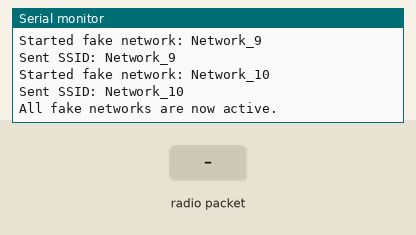
This sketch was run on a simulated ESP8266 (NodeMCU). On the bench: the last lines printed to the serial monitor. The test bench sets the inputs (shaded band). No radio packets arrive unless stated.

Above: at 2.2 s.
2.3 s: radio packet "1" arrives
At 4.2 s:
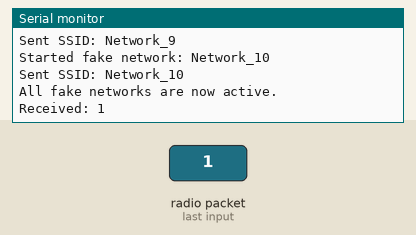
4.5 s: radio packet "0" arrives
At 5.8 s:
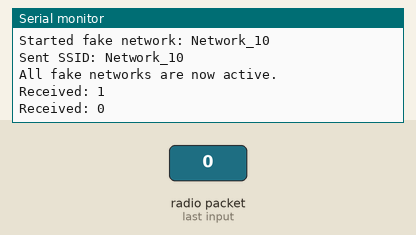
6.0 s: radio packet "2" arrives
At 6.7 s:
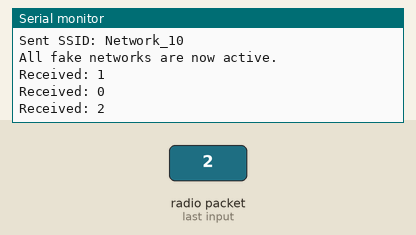

Measured:
- after the input at 2.3 s, the serial monitor: prints a new line after 0.72 s (image 1)
- after the input at 4.5 s, the serial monitor: prints a new line after 0.53 s (image 2)
- after the input at 6.0 s, the serial monitor: prints a new line at once (image 3)

The sketch:

fake_wifis_nrf24.ino
```cpp
#include <ESP8266WiFi.h>
#include <SPI.h>
#include <RF24.h>

// Define the pins based on your wiring
#define CE_PIN    D2  // GPIO 4
#define CSN_PIN   D1  // GPIO 5

RF24 radio(CE_PIN, CSN_PIN); // Create an RF24 object

void setup() {
  // Start Serial for debugging
  Serial.begin(115200);
  // Initialize Wi-Fi AP mode
  WiFi.mode(WIFI_AP);

  // Array of fake SSIDs
  const char* fakeSSIDs[10] = {
    "Network_1", "Network_2", "Network_3", "Network_4", "Network_5",
    "Network_6", "Network_7", "Network_8", "Network_9", "Network_10"
  };

  // Initialize the nRF24L01+ radio module
  radio.begin();
  radio.setPALevel(RF24_PA_HIGH); // Set power amplifier level for better range
  radio.setChannel(1); // Set communication channel
  radio.openWritingPipe(0xF0F0F0F0E1LL); // Define sending address for communication
  radio.openReadingPipe(1, 0xF0F0F0F0D2LL); // Define receiving address for communication
  radio.startListening(); // Start listening for incoming data

  Serial.println("nRF24L01+ Module Initialized.");

  // Start fake networks one by one
  for (int i = 0; i < 10; i++) {
    // Start Wi-Fi AP with different SSID and unique channel
    WiFi.softAP(fakeSSIDs[i], "", 1, false, i + 1);
    delay(100); // Allow each AP some time to set up
    Serial.print("Started fake network: ");
    Serial.println(fakeSSIDs[i]);

    // Send fake SSID through nRF24L01+
    radio.stopListening(); // Stop listening to send data
    radio.write(fakeSSIDs[i], sizeof(fakeSSIDs[i])); // Send SSID over the radio
    Serial.print("Sent SSID: ");
    Serial.println(fakeSSIDs[i]);
    radio.startListening(); // Start listening again for incoming data
  }

  Serial.println("All fake networks are now active.");
}

void loop() {
  // Listen for incoming data via nRF24L01+
  if (radio.available()) {
    char receivedMessage[32] = "";  // Buffer for received data
    radio.read(&receivedMessage, sizeof(receivedMessage));  // Read data
    Serial.print("Received: ");
    Serial.println(receivedMessage);
  }

  // Keep the networks active
  delay(1000);
}
```
